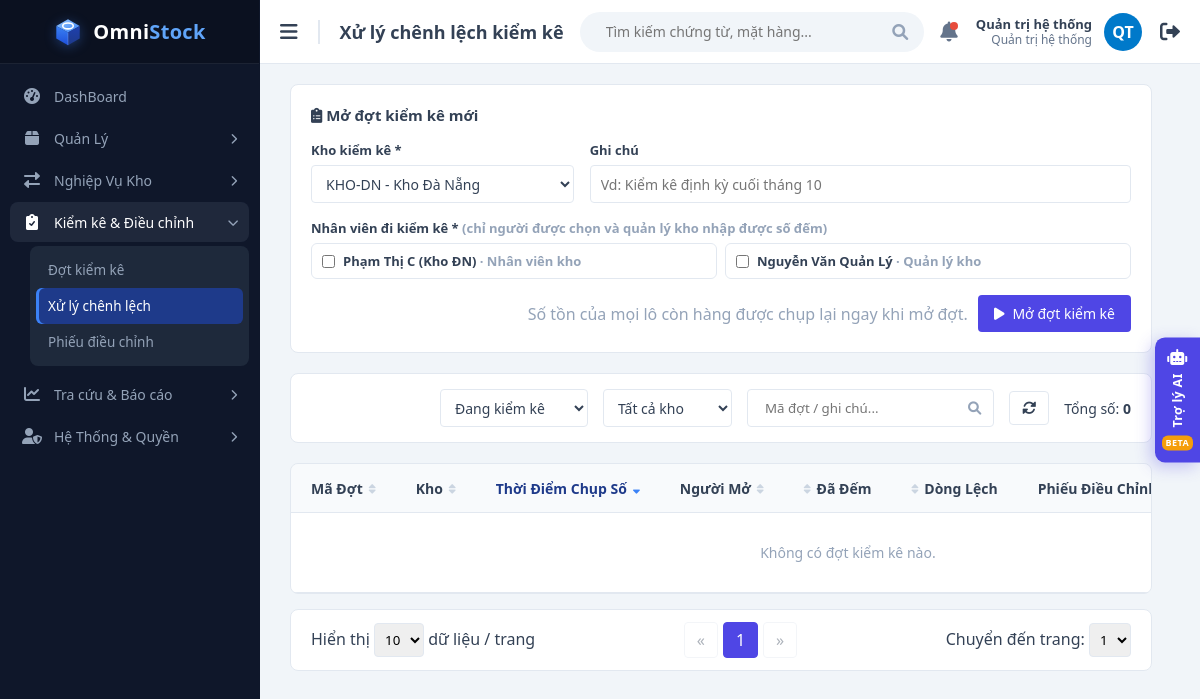
The page /views/stock_count_list.php?status=COUNTING (signed in) on the database its author committed.
### tables this page shows
CREATE TABLE users (
  id             INT UNSIGNED AUTO_INCREMENT PRIMARY KEY,
  username       VARCHAR(50)  NOT NULL,
  password_hash  VARCHAR(255) NOT NULL,              
  full_name      VARCHAR(100) NOT NULL,
  email          VARCHAR(100) NULL,
   
  role           ENUM('ADMIN','MANAGER','STAFF') NOT NULL DEFAULT 'STAFF',
  is_active      TINYINT(1)   NOT NULL DEFAULT 1,      
   
  must_change_password TINYINT(1) NOT NULL DEFAULT 0,
  last_login_at  DATETIME     NULL,
  created_at     DATETIME     NOT NULL DEFAULT CURRENT_TIMESTAMP,
  updated_at     DATETIME     NOT NULL DEFAULT CURRENT_TIMESTAMP ON UPDATE CURRENT_TIMESTAMP,
  UNIQUE KEY uq_users_username (username),
  UNIQUE KEY uq_users_email (email)
);

CREATE TABLE user_warehouses (
  user_id       INT UNSIGNED NOT NULL,
  warehouse_id  INT UNSIGNED NOT NULL,
  assigned_at   DATETIME     NOT NULL DEFAULT CURRENT_TIMESTAMP,
  PRIMARY KEY (user_id, warehouse_id),
  KEY idx_uw_warehouse (warehouse_id),
  CONSTRAINT fk_uw_user      FOREIGN KEY (user_id)      REFERENCES users(id)      ON DELETE CASCADE,
  CONSTRAINT fk_uw_warehouse FOREIGN KEY (warehouse_id) REFERENCES warehouses(id) ON DELETE CASCADE
);

### views/stock_count_list.php (the view, shortened to what the rows shown need)
<?php
require_once __DIR__ . '/../functions/db_connection.php';
require_once __DIR__ . '/../functions/helpers.php';
require_once __DIR__ . '/../functions/auth.php';
require_once __DIR__ . '/../functions/voucher_functions.php';
require_once __DIR__ . '/../functions/stock_count_functions.php';
$user = requireLogin('../');
[$keyword, $pageSize, $page] = readListParams();
$filters = [
    'keyword'      => $keyword,
    'status'       => in_array($_GET['status'] ?? '', ['COUNTING', 'APPROVED', 'CANCELLED'], true) ? $_GET['status'] : '',
    'warehouse_id' => (int) ($_GET['warehouse'] ?? 0),
];
$sort = readSort(STOCK_COUNT_SORT_COLUMNS, 'created', 'desc');
$warehouses  = [];
$candidates  = [];
try {
    $pdo         = getDbConnection();
    $warehouses  = getWarehouseOptions($pdo, $user['warehouses']);
    $candidates  = isManager($user) ? getStockCountCandidates($pdo, array_column($warehouses, 'id')) : [];
} catch (PDOException $e) {
    $totalPages = 1;
    $dbError    = 'Không thể tải dữ liệu: ' . $e->getMessage();
}
$pageTitle  = $filters['status'] === 'COUNTING' ? 'Xử lý chênh lệch kiểm kê' : 'Đợt kiểm kê';
$basePath   = '../';
require __DIR__ . '/layout/header.php';
?>
            <?php if (isManager($user) && $warehouses): ?>
                <form class="form-card" id="newCountForm" method="post" action="../handle/stock_count_process.php" data-lock
                      data-confirm-title="Mở đợt kiểm kê" data-confirm-ok="Mở đợt" data-confirm-variant="primary"
                      data-confirm="Hệ thống sẽ chụp số tồn hiện tại và TẠM KHÓA việc nhận / xuất / gửi / giữ hàng của kho cho tới khi chốt đợt. Tiếp tục?">
                    <div class="form-grid">
                        <div class="form-group span-all">
                            <div class="check-grid js-member-grid">
                                <?php foreach ($candidates as $candidate): ?>
                                    <label class="check-chip" data-warehouse="<?= (int) $candidate['warehouse_id'] ?>">
                                        <input type="checkbox" name="members[]" value="<?= (int) $candidate['id'] ?>">
                                        <span><?= e($candidate['full_name']) ?> <span class="muted">· <?= e(roleLabel($candidate['role'])) ?></span></span>
                                    </label>
                                <?php endforeach; ?>
                            </div>
                        </div>
                    </div>
                </form>
            <?php endif; ?>
            <div class="table-container">
                <table class="nowrap-table">
                    <thead>
                        <tr>
                            <?= sortHeader('Mã Đợt', 'code', $sort) ?>
                            <?= sortHeader('Kho', 'warehouse', $sort) ?>
                            <?= sortHeader('Thời Điểm Chụp Số', 'created', $sort, '', 'desc') ?>
                            <?= sortHeader('Người Mở', 'creator', $sort) ?>
                            <?= sortHeader('Đã Đếm', 'counted', $sort, 'text-right', 'desc') ?>
                            <?= sortHeader('Dòng Lệch', 'diffs', $sort, 'text-right', 'desc') ?>
                            <th>Phiếu Điều Chỉnh</th>
                        </tr>
                    </thead>
                </table>
            </div>
<?php require __DIR__ . '/layout/footer.php'; ?>

### views/layout/header.php (shortened to what the rows shown need)
<!DOCTYPE html>
<html lang="vi">
<head>
    <link href="https://cdnjs.cloudflare.com/ajax/libs/font-awesome/6.0.0/css/all.min.css" rel="stylesheet">
    <link href="<?= e(asset($basePath, 'css/style.css')) ?>" rel="stylesheet">
</head>
<body>
    <div class="main-content">
        <div class="top-navbar">
            <div class="nav-left">
                <h2 class="page-title-nav"><?= e($pageTitle) ?></h2>
            </div>
            <div class="nav-right">
                <a class="user-link" href="<?= $basePath ?>views/change_password.php" title="<?= e($user['username']) ?> · Đổi mật khẩu">
                    <div class="user-info">
                        <strong><?= e($user['full_name']) ?></strong>
                        <span><?= e(roleLabel($user['role'])) ?></span>
                    </div>
                    <div class="avatar"><?= e(userInitials($user['full_name'])) ?></div>
                </a>
            </div>
        </div>
        <div class="content-body">

### rows shown on the page
users: full_name "Quản trị hệ thống", role "Quản trị hệ thống", full_name "QT"
user_warehouses: user.full_name "Phạm Thị C (Kho ĐN)", user.role "Nhân viên kho"
user_warehouses: user.full_name "Nguyễn Văn Quản Lý", user.role "Quản lý kho"

### other values the page prints
$menuGroup['label'] "Quản Lý"
$menuGroup['label'] "Nghiệp Vụ Kho"
$menuGroup['label'] "Kiểm kê & Điều chỉnh"
$menuLabel "Đợt kiểm kê"
$menuLabel "Xử lý chênh lệch"
$menuLabel "Phiếu điều chỉnh"
$menuGroup['label'] "Tra cứu & Báo cáo"
$menuGroup['label'] "Hệ Thống & Quyền"
$pageTitle "Xử lý chênh lệch kiểm kê"
$totalCounts "0"
$label "Mã Đợt Kho Thời Điểm Chụp Số Người Mở Đã Đếm Dòng Lệch"
form field warehouse_id "KHO-DN - Kho Đà Nẵng"
form field value "10"
form field value "1"
